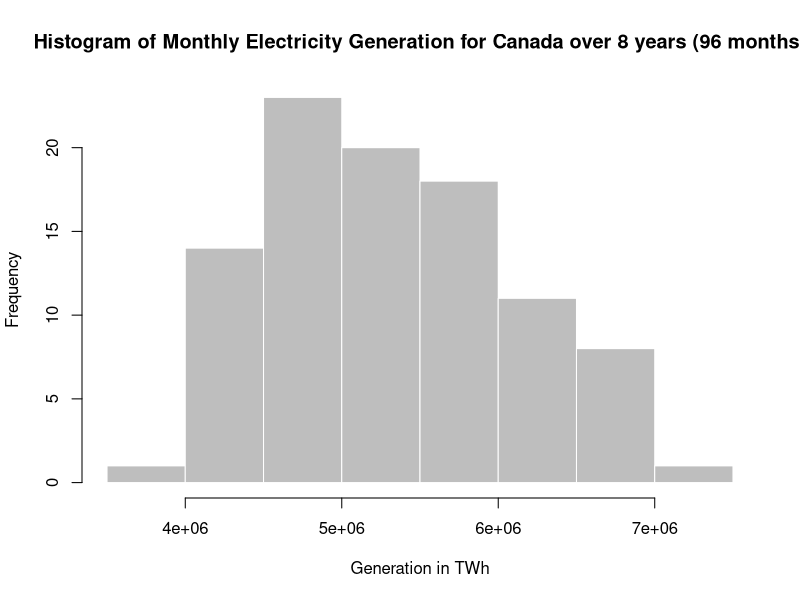

Here is the R script that generated this plot:
#import raw data for all Canada and all provinces 
elec_raw_all <- read.csv("raw data/Canadian monthly electric power generation, receipts, deliveries, availability.csv", header=TRUE)

#remove vector and coordinate columns
elec_raw_all <- subset(elec_raw_all, select = c("Ref_Date","GEO","COMPONENTS","Value"))

#create data tables for every province, territory, and Canada for all electricity data.
CAN_elec_all <- subset(elec_raw_all[elec_raw_all$GEO == "Canada",], select = c("Ref_Date","COMPONENTS","Value"))
AB_elec_all <- subset(elec_raw_all[elec_raw_all$GEO == "Alberta",], select = c("Ref_Date","COMPONENTS","Value"))
BC_elec_all <- subset(elec_raw_all[elec_raw_all$GEO == "British Columbia",], select = c("Ref_Date","COMPONENTS","Value"))
ON_elec_all <- subset(elec_raw_all[elec_raw_all$GEO == "Ontario",], select = c("Ref_Date","COMPONENTS","Value"))
MB_elec_all <- subset(elec_raw_all[elec_raw_all$GEO == "Manitoba",], select = c("Ref_Date","COMPONENTS","Value"))
NWT_elec_all <- subset(elec_raw_all[elec_raw_all$GEO == "Northwest Territories",], select = c("Ref_Date","COMPONENTS","Value"))
NS_elec_all <- subset(elec_raw_all[elec_raw_all$GEO == "Nova Scotia",], select = c("Ref_Date","COMPONENTS","Value"))
NB_elec_all <- subset(elec_raw_all[elec_raw_all$GEO == "New Brunswick",], select = c("Ref_Date","COMPONENTS","Value"))
PEI_elec_all <- subset(elec_raw_all[elec_raw_all$GEO == "Prince Edward Island",], select = c("Ref_Date","COMPONENTS","Value"))
QC_elec_all <- subset(elec_raw_all[elec_raw_all$GEO == "Quebec",], select = c("Ref_Date","COMPONENTS","Value"))
SK_elec_all <- subset(elec_raw_all[elec_raw_all$GEO == "Saskatchewan",], select = c("Ref_Date","COMPONENTS","Value"))
NUN_elec_all <- subset(elec_raw_all[elec_raw_all$GEO == "Nunavut",], select = c("Ref_Date","COMPONENTS","Value"))
NFL_elec_all <- subset(elec_raw_all[elec_raw_all$GEO == "Newfoundland and Labrador",], select = c("Ref_Date","COMPONENTS","Value"))
YUK_elec_all <- subset(elec_raw_all[elec_raw_all$GEO == "Yukon",], select = c("Ref_Date","COMPONENTS","Value"))

#creating a reference list of the provinces and territories.
provinces <- c("Alberta","British Columbia","Ontario","Manitoba","Northwest Territories","Nova Scotia","New Brunswick","Prince Edward Island", "Quebec","Saskatchewan","Nunavut","Newfoundland and Labrador","Yukon")

#GENERATION
g1 <-CAN_elec_gen <- subset(CAN_elec_all[CAN_elec_all$COMPONENTS == "Total generation",], select = c("Ref_Date","Value"))
g2 <- AB_elec_gen <- subset(AB_elec_all[AB_elec_all$COMPONENTS == "Total generation",], select = c("Ref_Date","Value"))
g3 <- BC_elec_gen <- subset(BC_elec_all[BC_elec_all$COMPONENTS == "Total generation",], select = c("Ref_Date","Value"))
g4 <- ON_elec_gen <- subset(ON_elec_all[ON_elec_all$COMPONENTS == "Total generation",], select = c("Ref_Date","Value"))
g5 <- MB_elec_gen <- subset(MB_elec_all[MB_elec_all$COMPONENTS == "Total generation",], select = c("Ref_Date","Value"))
g6 <- NWT_elec_gen <- subset(NWT_elec_all[NWT_elec_all$COMPONENTS == "Total generation",], select = c("Ref_Date","Value"))
g7 <- NS_elec_gen <- subset(NS_elec_all[NS_elec_all$COMPONENTS == "Total generation",], select = c("Ref_Date","Value"))
g8 <- NB_elec_gen <- subset(NB_elec_all[NB_elec_all$COMPONENTS == "Total generation",], select = c("Ref_Date","Value"))
g9 <- PEI_elec_gen <- subset(PEI_elec_all[PEI_elec_all$COMPONENTS == "Total generation",], select = c("Ref_Date","Value"))
g10 <- QC_elec_gen <- subset(QC_elec_all[QC_elec_all$COMPONENTS == "Total generation",], select = c("Ref_Date","Value"))
g11 <- SK_elec_gen <- subset(SK_elec_all[SK_elec_all$COMPONENTS == "Total generation",], select = c("Ref_Date","Value"))
g12 <- NUN_elec_gen <- subset(NUN_elec_all[NUN_elec_all$COMPONENTS == "Total generation",], select = c("Ref_Date","Value"))
g13 <- NFL_elec_gen <- subset(NFL_elec_all[NFL_elec_all$COMPONENTS == "Total generation",], select = c("Ref_Date","Value"))
g14 <- YUK_elec_gen <- subset(YUK_elec_all[YUK_elec_all$COMPONENTS == "Total generation",], select = c("Ref_Date","Value"))

#Create table with all generation data.
library(plyr)
GEN_TABLE <- join_all(list(g1,g2,g3,g4,g5,g6,g7,g8,g9,g10,g11,g12,g13,g14), by='Ref_Date', type='left')

#Rename headers.
colnames(GEN_TABLE) <- c("Month","Canada",provinces)

#export table as csv.
write.csv(GEN_TABLE,file = "Monthly Generation Table.csv",row.names = FALSE)

summary(as.numeric(GEN_TABLE$Canada))

hist(as.numeric(GEN_TABLE$`British Columbia`),
     breaks = 10,
     col="grey",
     border = 0,
     main = "Histogram of Monthly Electricity Generation for Canada over 8 years (96 months)",
     xlab = "Generation in TWh",
     ylab = "Frequency",
     freq = TRUE)

CAN_elec_gen$Value
#Tables 



